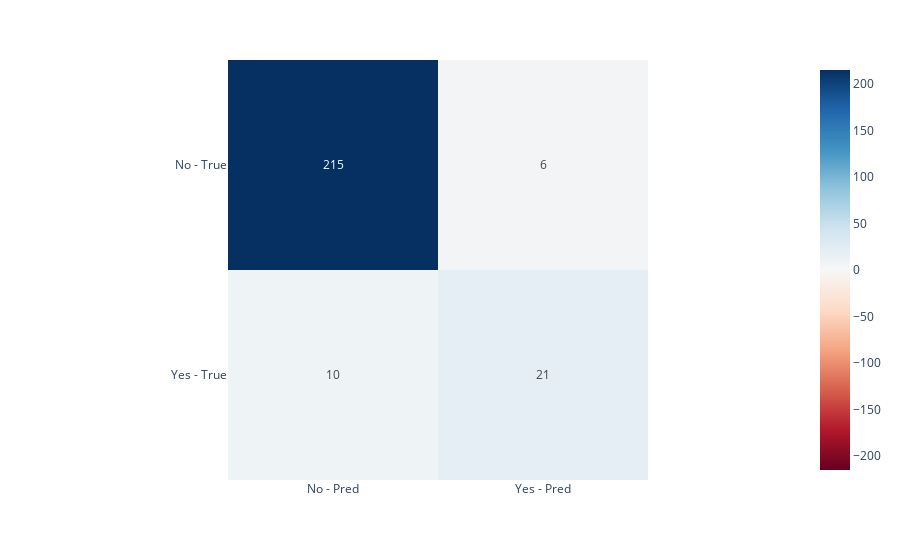

Write notebook code for a chart like this one.
### Code cell
cm = pd.DataFrame(confusion_matrix(y_test, y_pred))
cm.rename({1: 'Yes - Pred', 0: 'No - Pred'}, axis=1, inplace=True)
cm.rename({1: 'Yes - True', 0: 'No - True'}, axis=0, inplace=True)
px.imshow(cm, text_auto=True, color_continuous_scale='RdBu', color_continuous_midpoint=0)

### Figure 1 — Plotly figure (JSON) as saved in the notebook; plotly's stock layout.template omitted (floating-point values rounded to 4 significant figures)
{"data": [{"coloraxis": "coloraxis", "hovertemplate": "x: %{x}<br>y: %{y}<br>color: %{z}<extra></extra>", "name": "0", "texttemplate": "%{z}", "type": "heatmap", "x": ["No - Pred", "Yes - Pred"], "xaxis": "x", "y": ["No - True", "Yes - True"], "yaxis": "y", "z": [[215, 6], [10, 21]]}], "layout": {"coloraxis": {"cmid": 0, "colorscale": [[0, "rgb(103,0,31)"], [0.1, "rgb(178,24,43)"], [0.2, "rgb(214,96,77)"], [0.3, "rgb(244,165,130)"], [0.4, "rgb(253,219,199)"], [0.5, "rgb(247,247,247)"], [0.6, "rgb(209,229,240)"], [0.7, "rgb(146,197,222)"], [0.8, "rgb(67,147,195)"], [0.9, "rgb(33,102,172)"], [1, "rgb(5,48,97)"]]}, "margin": {"t": 60}, "xaxis": {"anchor": "y", "constrain": "domain", "domain": [0, 1], "scaleanchor": "y"}, "yaxis": {"anchor": "x", "autorange": "reversed", "constrain": "domain", "domain": [0, 1]}}}
